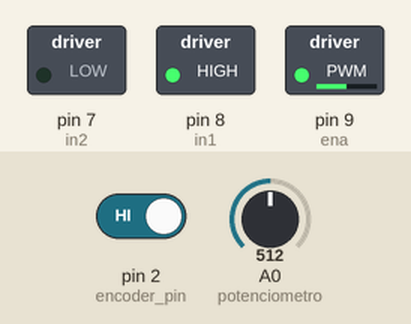
This sketch was run on a simulated Arduino Uno, built with avr-gcc and run on an emulated ATmega328P. Shown: switched loads named in the sketch (green lamp = pin HIGH). The test bench sets the inputs (shaded band); at power-on: A0 (potenciometro) = 512, pin 2 (encoder_pin) HIGH. What the sketch prints to the serial monitor is not drawn.

Above: at 1.2 s.
1.3 s: A0 (potenciometro) set to 716
At 2.4 s:
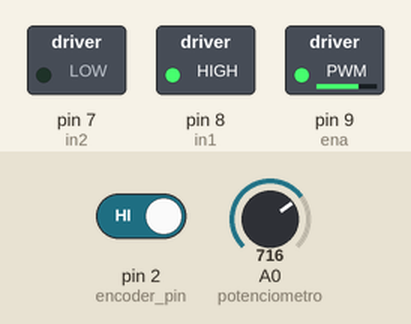
2.8 s: A0 (potenciometro) set to 900
At 3.7 s:
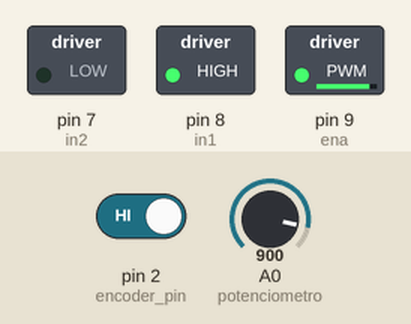
4.3 s: A0 (potenciometro) set to 122
At 4.7 s:
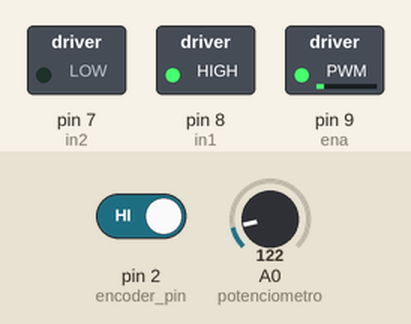
5.8 s: A0 (potenciometro) set to 0
At 7.0 s:
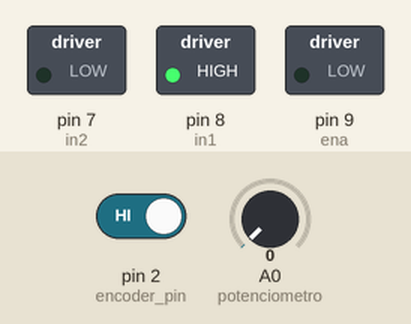
8.8 s: A0 (potenciometro) set to 511
At 9.3 s:
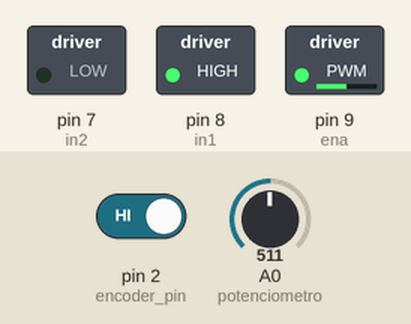
Timing chart, 0 to 11.3 s (numbered marks = the images above; inputs shaded):
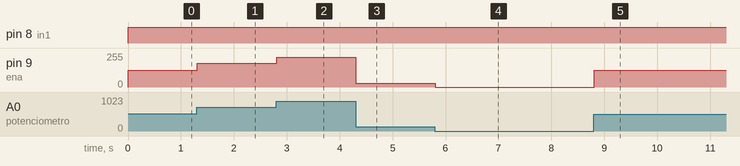

Measured:
- after the input at 1.3 s, pin 9 (ena): 127/255 → 178/255 at once
- after the input at 2.8 s, pin 9 (ena): 178/255 → 224/255 at once
- after the input at 4.3 s, pin 9 (ena): 224/255 → 30/255 at once
- after the input at 5.8 s, pin 9 (ena): 30/255 → 0/255 at once
- after the input at 8.8 s, pin 9 (ena): 0/255 → 127/255 at once

The sketch:

encoder.ino
```cpp
#define potenciometro A0  // definicion de la lectura del potenciometro
int ena=9;  //pin donde se conecta la señal PWM del L298
#define in1 8  //pin +o- del motor
#define in2 7  //pin +o- del motor

#define encoder_pin 2
int val_nuevo, val_antiguo, clicks, vuelta;


/*
  p= lectura de potenciometro
  gd=mapeo de valores lado derecho de giro
  gi=mapeo de valores lado izquierdo de giro

*/
int p,m;

void setup() {
  Serial.begin(9600);
  pinMode(in1, OUTPUT);  //entrada 1
  pinMode(in2, OUTPUT);  //entrada 2
  pinMode(ena, OUTPUT);
  pinMode(potenciometro, INPUT);
  pinMode(encoder_pin, INPUT);  //Definir el pin del encoder como entrada
    val_nuevo = digitalRead(encoder_pin);
    val_antiguo = val_nuevo;
}

void loop() {
  digitalWrite(in1,HIGH);
  digitalWrite(in2,LOW);
  p=analogRead(potenciometro);  //lectura de potenciometro
  //Serial.println(p);
  m=map(p, 0, 1023, 0, 255);  //transformar valores de potenciometro a pwm
  Serial.println(m);
  //delay(100);
  analogWrite(ena, m);
  val_nuevo = digitalRead(encoder_pin);

    if(val_nuevo != val_antiguo) {  //Si valor antiguo es distinto a nuevo porque va dando los clicks deespacio
        if(clicks == 20) {  //porque la cantidad de espacios es 20
            clicks = 1;  //Como son 20 y si cumple esta condicion debo reiniciar el cuenteo
            vuelta++;
            Serial.print("TURNS: ");
            Serial.println(vuelta);
        }
        else{
          clicks++;  //como aun no hay 20 clicks entonces a un no termina la vuelta
        }
        Serial.print("CLICKS: ");
        Serial.println(clicks);

        val_antiguo = val_nuevo;  //para que no leea el mismo bajo o alto que se de ya que al ir avanzando debe contar un click o un no click
    }
}
/*
 * programa pwm del motor
 *
int IN3 = 9;    // Input3 conectada al pin 5
int IN4 = 10;    // Input4 conectada al pin 4
int ENB = 11;    // ENB conectada al pin 3 de Arduino
void setup()
{
 pinMode (ENB, OUTPUT);
 pinMode (IN3, OUTPUT);
 pinMode (IN4, OUTPUT);
}
void loop()
{
  //Preparamos la salida para que el motor gire en un sentido
  digitalWrite (IN3, HIGH);
  digitalWrite (IN4, LOW);
  // Aplicamos PWM al pin ENB, haciendo girar el motor, cada 2 seg aumenta la velocidad
  analogWrite(ENB,55);
  delay(2000);
  analogWrite(ENB,105);
  delay(2000);
  analogWrite(ENB,255);
  delay(2000);
  // Apagamos el motor y esperamos 5 seg
  analogWrite(ENB,0);
  delay(5000);
}
*/
```
